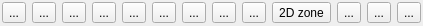
<?xml version="1.0" encoding="UTF-8"?>
<ui version="4.0">
 <class>PointPropertiesDlg</class>
 <widget class="QDialog" name="PointPropertiesDlg">
  <property name="geometry">
   <rect>
    <x>0</x>
    <y>0</y>
    <width>170</width>
    <height>26</height>
   </rect>
  </property>
  <property name="windowTitle">
   <string>Points Properties</string>
  </property>
  <layout class="QHBoxLayout">
   <property name="margin">
    <number>2</number>
   </property>
   <item>
    <widget class="QToolButton" name="markPointButton">
     <property name="toolTip">
      <string comment="Mark point">Select one point and mark it with some information</string>
     </property>
     <property name="statusTip">
      <string comment="Mark point">Select one point and mark it with some information</string>
     </property>
     <property name="text">
      <string>...</string>
     </property>
     <property name="icon">
      <iconset resource="../mainwindow.qrc">
       <normaloff>:/CC/images/smallMarkPoint.png</normaloff>:/CC/images/smallMarkPoint.png</iconset>
     </property>
    </widget>
   </item>
   <item>
    <widget class="QToolButton" name="markLineButton">
     <property name="toolTip">
      <string comment="Mark line">Select a series of points through a line and mark the line with some information</string>
     </property>
     <property name="statusTip">
      <string comment="Mark line">Select a series of points through a line and mark the line with some information</string>
     </property>
     <property name="text">
      <string>...</string>
     </property>
     <property name="icon">
      <iconset resource="../mainwindow.qrc">
       <normaloff>:/CC/images/smallMarkLine.png</normaloff>:/CC/images/smallMarkLine.png</iconset>
     </property>
    </widget>
   </item>
   <item>
    <widget class="QToolButton" name="markAreaButton">
     <property name="toolTip">
      <string comment="Mark area">Select a series of points through a circle and mark the area in the circle with some information</string>
     </property>
     <property name="statusTip">
      <string comment="Mark area">Select a series of points through a circle and mark the area in the circle with some information</string>
     </property>
     <property name="text">
      <string>...</string>
     </property>
     <property name="icon">
      <iconset resource="../mainwindow.qrc">
       <normaloff>:/CC/images/smallMarkArea.png</normaloff>:/CC/images/smallMarkArea.png</iconset>
     </property>
    </widget>
   </item>
   <item>
    <widget class="QToolButton" name="markUndoButton">
     <property name="toolTip">
      <string comment="Mark undo">Undo mark operation</string>
     </property>
     <property name="statusTip">
      <string comment="Mark undo">Undo mark operation</string>
     </property>
     <property name="text">
      <string>...</string>
     </property>
     <property name="icon">
      <iconset resource="../mainwindow.qrc">
       <normaloff>:/CC/images/smallMarkUndo.png</normaloff>:/CC/images/smallMarkUndo.png</iconset>
     </property>
    </widget>
   </item>
   <item>
    <widget class="QToolButton" name="markRedoButton">
     <property name="toolTip">
      <string comment="Mark redo">Redo mark operation</string>
     </property>
     <property name="statusTip">
      <string comment="Mark redo">Redo mark operation</string>
     </property>
     <property name="text">
      <string>...</string>
     </property>
     <property name="icon">
      <iconset resource="../mainwindow.qrc">
       <normaloff>:/CC/images/smallMarkRedo.png</normaloff>:/CC/images/smallMarkRedo.png</iconset>
     </property>
    </widget>
   </item>
   <item>
    <widget class="QToolButton" name="markDoneButton">
     <property name="toolTip">
      <string comment="Mark done">Finish mark operation of a line or an area</string>
     </property>
     <property name="statusTip">
      <string comment="Mark done">Finish mark operation of a line or an area</string>
     </property>
     <property name="text">
      <string>...</string>
     </property>
     <property name="icon">
      <iconset resource="../mainwindow.qrc">
       <normaloff>:/CC/images/smallMarkDone.png</normaloff>:/CC/images/smallMarkDone.png</iconset>
     </property>
    </widget>
   </item>
   <item>
    <widget class="QToolButton" name="pointPropertiesButton">
     <property name="toolTip">
      <string comment="Display selected point properties">Select one point and display its information</string>
     </property>
     <property name="statusTip">
      <string comment="Display selected point properties">Select one point and display its information</string>
     </property>
     <property name="text">
      <string>...</string>
     </property>
     <property name="icon">
      <iconset resource="../mainwindow.qrc">
       <normaloff>:/CC/images/smallPointProperties.png</normaloff>:/CC/images/smallPointProperties.png</iconset>
     </property>
    </widget>
   </item>
   <item>
    <widget class="QToolButton" name="pointPointDistanceButton">
     <property name="toolTip">
      <string comment="Compute point to point distance">Select 2 points and display segment information (length, etc.)</string>
     </property>
     <property name="statusTip">
      <string comment="Compute point to point distance">Select 2 points and display segment information (length, etc.)</string>
     </property>
     <property name="whatsThis">
      <string/>
     </property>
     <property name="text">
      <string>...</string>
     </property>
     <property name="icon">
      <iconset resource="../mainwindow.qrc">
       <normaloff>:/CC/images/smallPointDistance.png</normaloff>:/CC/images/smallPointDistance.png</iconset>
     </property>
    </widget>
   </item>
   <item>
    <widget class="QToolButton" name="pointsAngleButton">
     <property name="toolTip">
      <string>Select 3 points and display corresponding triangle information</string>
     </property>
     <property name="statusTip">
      <string>Select 3 points and display corresponding triangle information</string>
     </property>
     <property name="text">
      <string>...</string>
     </property>
     <property name="icon">
      <iconset resource="../mainwindow.qrc">
       <normaloff>:/CC/images/smallPointsAngle.png</normaloff>:/CC/images/smallPointsAngle.png</iconset>
     </property>
    </widget>
   </item>
   <item>
    <widget class="QToolButton" name="rectZoneToolButton">
     <property name="toolTip">
      <string>Define a rectangular 2D label</string>
     </property>
     <property name="statusTip">
      <string>Define a rectangular 2D label</string>
     </property>
     <property name="text">
      <string>2D zone</string>
     </property>
     <property name="icon">
      <iconset resource="../mainwindow.qrc">
       <normaloff>:/CC/images/smallRectangleSelect.png</normaloff>:/CC/images/smallRectangleSelect.png</iconset>
     </property>
    </widget>
   </item>
   <item>
    <widget class="QToolButton" name="saveLabelButton">
     <property name="toolTip">
      <string>Save current label (added to cloud children)</string>
     </property>
     <property name="statusTip">
      <string>Save current label (added to cloud children)</string>
     </property>
     <property name="text">
      <string>...</string>
     </property>
     <property name="icon">
      <iconset resource="../mainwindow.qrc">
       <normaloff>:/CC/images/ccSave.png</normaloff>:/CC/images/ccSave.png</iconset>
     </property>
    </widget>
   </item>
   <item>
    <widget class="QToolButton" name="razButton">
     <property name="text">
      <string>...</string>
     </property>
     <property name="icon">
      <iconset resource="../mainwindow.qrc">
       <normaloff>:/CC/images/smallReset.png</normaloff>:/CC/images/smallReset.png</iconset>
     </property>
    </widget>
   </item>
   <item>
    <widget class="QToolButton" name="closeButton">
     <property name="text">
      <string>...</string>
     </property>
     <property name="icon">
      <iconset resource="../mainwindow.qrc">
       <normaloff>:/CC/images/smallCancel.png</normaloff>:/CC/images/smallCancel.png</iconset>
     </property>
    </widget>
   </item>
  </layout>
 </widget>
 <resources>
  <include location="../mainwindow.qrc"/>
 </resources>
 <connections/>
</ui>
